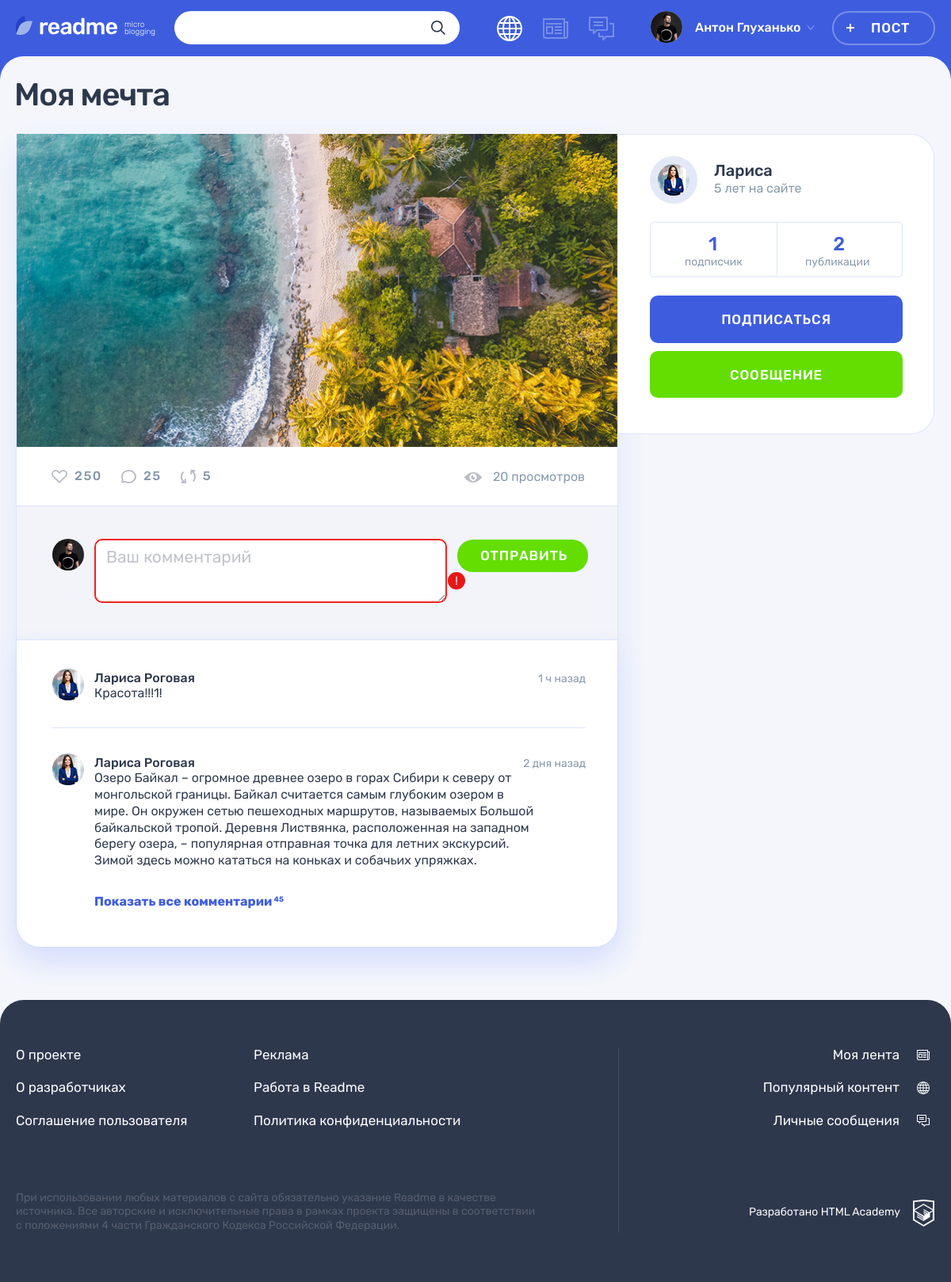
/post.php?id=2, run on the app's committed database.
### tables this page shows
CREATE TABLE IF NOT EXISTS posts (
id INT UNSIGNED AUTO_INCREMENT PRIMARY KEY,
author_id INT UNSIGNED,
post_type INT UNSIGNED,
dt_add DATETIME,
title VARCHAR(128),
content TEXT,
quote_author TEXT,
img_url VARCHAR(128),
youtube_url VARCHAR(128),
url VARCHAR(128),
view_count INT,
FOREIGN KEY (author_id) REFERENCES users(id)
ON UPDATE CASCADE
ON DELETE CASCADE,
FOREIGN KEY (post_type) REFERENCES content_types(id)
ON UPDATE CASCADE
ON DELETE CASCADE
);

CREATE TABLE IF NOT EXISTS users (
id INT UNSIGNED AUTO_INCREMENT PRIMARY KEY,
username VARCHAR(32) NOT NULL UNIQUE,
dt_add DATETIME,
email VARCHAR(128) NOT NULL UNIQUE,
password VARCHAR(64),
avatar VARCHAR(128)
);

### helpers.php (called while the page is built, shortened)
<?php
function get_noun_plural_form(int $number, string $one, string $two, string $many): string
{
    $number = (int)$number;
    $mod10 = $number % 10;
    $mod100 = $number % 100;
    switch (true) {
        case ($mod10 === 1):
            return $one;
        case ($mod10 >= 2 && $mod10 <= 4):
            return $two;
    }
}
function include_template($name, array $data = [])
{
    $name = 'templates/' . $name;
    extract($data);
    require $name;
    $result = ob_get_clean();
    return $result;
}

### functions.php (called while the page is built, shortened)
<?php
function secure_query(mysqli $con, string $sql, string $type, string $var): mysqli_result {
    $prepared_sql = mysqli_prepare($con, $sql);
    mysqli_stmt_bind_param($prepared_sql, $type, $var);
    mysqli_stmt_execute($prepared_sql);
    return mysqli_stmt_get_result($prepared_sql);
}

### templates/post-details.php (the view, shortened to what this page needs)
<!DOCTYPE html>
<html lang="ru">
<head>
  <link rel="stylesheet" href="css/main.css">
</head>
<body class="page">
<header class="header">
  <div class="header__wrapper container">
    <div class="header__logo-wrapper">
      <a class="header__logo-link" href="main.html">
        <img class="header__logo" src="img/logo.svg" alt="Логотип readme" width="128" height="24">
      </a>
      <p class="header__topic">
        micro blogging
      </p>
    </div>
    <form class="header__search-form form" action="#" method="get">
      <div class="header__search">
        <input class="header__search-input form__input" type="search">
        <button class="header__search-button button" type="submit">
          <svg class="header__search-icon" width="18" height="18">
            <use xlink:href="#icon-search"></use>
          </svg>
        </button>
      </div>
    </form>
    <div class="header__nav-wrapper">
      <nav class="header__nav">
        <ul class="header__my-nav">
          <li class="header__my-page header__my-page--popular">
            <a class="header__page-link header__page-link--active" title="Популярный контент">
            </a>
          </li>
          <li class="header__my-page header__my-page--feed">
            <a class="header__page-link" href="feed.html" title="Моя лента">
            </a>
          </li>
          <li class="header__my-page header__my-page--messages">
            <a class="header__page-link" href="messages.html" title="Личные сообщения">
            </a>
          </li>
        </ul>
        <ul class="header__user-nav">
          <li class="header__profile">
            <a class="header__profile-link" href="#">
              <div class="header__avatar-wrapper">
                <img class="header__profile-avatar" src="img/userpic-medium.jpg" alt="Аватар профиля">
              </div>
              <div class="header__profile-name">
                <span>Антон Глуханько</span>
                <svg class="header__link-arrow" width="10" height="6">
                  <use xlink:href="#icon-arrow-right-ad"></use>
                </svg>
              </div>
            </a>
          </li>
          <li>
            <a class="header__post-button button button--transparent" href="adding-post.html">Пост</a>
          </li>
        </ul>
      </nav>
    </div>
  </div>
</header>
<main class="page__main page__main--publication">
  <div class="container">
    <h1 class="page__title page__title--publication"><?=$post['title']?></h1>
    <section class="post-details">
      <div class="post-details__wrapper">
        <div class="post-details__main-block post post--details">
        <?php
            $post_content = include_template($post['type_class'].'-post.php', ['post' => $post]);
            print($post_content);
        ?>
          <div class="post__indicators">
            <div class="post__buttons">
              <a class="post__indicator post__indicator--likes button" href="#" title="Лайк">
                <svg class="post__indicator-icon" width="20" height="17">
                  <use xlink:href="#icon-heart"></use>
                </svg>
                <span>250</span>
              </a>
              <a class="post__indicator post__indicator--comments button" href="#" title="Комментарии">
                <svg class="post__indicator-icon" width="19" height="17">
                  <use xlink:href="#icon-comment"></use>
                </svg>
                <span>25</span>
              </a>
              <a class="post__indicator post__indicator--repost button" href="#" title="Репост">
                <svg class="post__indicator-icon" width="19" height="17">
                  <use xlink:href="#icon-repost"></use>
                </svg>
                <span>5</span>
              </a>
            </div>
            <span class="post__view"><?=$post['view_count']?> просмотров</span>
          </div>
          <div class="comments">
            <form class="comments__form form" action="#" method="post">
              <div class="comments__my-avatar">
                <img class="comments__picture" src="img/userpic-medium.jpg" alt="Аватар пользователя">
              </div>
              <div class="form__input-section form__input-section--error">
                <textarea class="comments__textarea form__textarea form__input" placeholder="Ваш комментарий"></textarea>
                <button class="form__error-button button" type="button">!</button>
              </div>
              <button class="comments__submit button button--green" type="submit">Отправить</button>
            </form>
            <div class="comments__list-wrapper">
              <ul class="comments__list">
                <li class="comments__item user">
                  <div class="comments__avatar">
                    <a class="user__avatar-link" href="#">
                      <img class="comments__picture" src="img/userpic-larisa.jpg" alt="Аватар пользователя">
                    </a>
                  </div>
                  <div class="comments__info">
                    <div class="comments__name-wrapper">
                      <a class="comments__user-name" href="#">
                        <span>Лариса Роговая</span>
                      </a>
                      <time class="comments__time" datetime="2019-03-20">1 ч назад</time>
                    </div>
                    <p class="comments__text">
                      Красота!!!1!
                    </p>
                  </div>
                </li>
                <li class="comments__item user">
                  <div class="comments__avatar">
                    <a class="user__avatar-link" href="#">
                      <img class="comments__picture" src="img/userpic-larisa.jpg" alt="Аватар пользователя">
                    </a>
                  </div>
                  <div class="comments__info">
                    <div class="comments__name-wrapper">
                      <a class="comments__user-name" href="#">
                        <span>Лариса Роговая</span>
                      </a>
                      <time class="comments__time" datetime="2019-03-18">2 дня назад</time>
                    </div>
                    <p class="comments__text">
                      Озеро Байкал – огромное древнее озеро в горах Сибири к северу от монгольской границы. Байкал считается самым глубоким озером в мире. Он окружен сетью пешеходных маршрутов, называемых Большой байкальской тропой. Деревня Листвянка, расположенная на западном берегу озера, – популярная отправная точка для летних экскурсий. Зимой здесь можно кататься на коньках и собачьих упряжках.
                    </p>
                  </div>
                </li>
              </ul>
              <a class="comments__more-link" href="#">
                <span>Показать все комментарии</span>
                <sup class="comments__amount">45</sup>
              </a>
            </div>
          </div>
        </div>
        <div class="post-details__user user">
          <div class="post-details__user-info user__info">
            <div class="post-details__avatar user__avatar">
              <a class="post-details__avatar-link user__avatar-link" href="#">
                <img class="post-details__picture user__picture" src="img/<?=$post['avatar']?>" alt="Аватар пользователя">
              </a>
            </div>
            <div class="post-details__name-wrapper user__name-wrapper">
              <a class="post-details__name user__name" href="#">
                <span><?= $post['username'] ?></span>
              </a>
              <time class="post-details__time user__time" datetime="2014-03-20">5 лет на сайте</time>
            </div>
          </div>
          <div class="post-details__rating user__rating">
            <p class="post-details__rating-item user__rating-item user__rating-item--subscribers">
              <span class="post-details__rating-amount user__rating-amount"><?= $author_followers_count ?></span>
              <span class="post-details__rating-text user__rating-text"><?= get_noun_plural_form($author_followers_count,'подписчик','подписчика','подписчиков'); ?></span>
            </p>
            <p class="post-details__rating-item user__rating-item user__rating-item--publications">
              <span class="post-details__rating-amount user__rating-amount"><?= $author_posts_count ?></span>
              <span class="post-details__rating-text user__rating-text"><?= get_noun_plural_form($author_posts_count,'публикация','публикации','публикаций'); ?></span>
            </p>
          </div>
          <div class="post-details__user-buttons user__buttons">
            <button class="user__button user__button--subscription button button--main" type="button">Подписаться</button>
            <a class="user__button user__button--writing button button--green" href="#">Сообщение</a>
          </div>
        </div>
      </div>
    </section>
  </div>
</main>
<footer class="footer">
  <div class="footer__wrapper">
    <div class="footer__container container">
      <div class="footer__site-info">
        <div class="footer__site-nav">
          <ul class="footer__info-pages">
            <li class="footer__info-page">
              <a class="footer__page-link" href="#">О проекте</a>
            </li>
            <li class="footer__info-page">
              <a class="footer__page-link" href="#">Реклама</a>
            </li>
            <li class="footer__info-page">
              <a class="footer__page-link" href="#">О разработчиках</a>
            </li>
            <li class="footer__info-page">
              <a class="footer__page-link" href="#">Работа в Readme</a>
            </li>
            <li class="footer__info-page">
              <a class="footer__page-link" href="#">Соглашение пользователя</a>
            </li>
            <li class="footer__info-page">
              <a class="footer__page-link" href="#">Политика конфиденциальности</a>
            </li>
          </ul>
        </div>
        <p class="footer__license">
          При использовании любых материалов с сайта обязательно указание Readme в качестве источника. Все авторские и исключительные права в рамках проекта защищены в соответствии с положениями 4 части Гражданского Кодекса Российской Федерации.
        </p>
      </div>
      <div class="footer__my-info">
        <ul class="footer__my-pages">
          <li class="footer__my-page footer__my-page--feed">
            <a class="footer__page-link" href="feed.html">Моя лента</a>
          </li>
          <li class="footer__my-page footer__my-page--popular">
            <a class="footer__page-link" href="popular.html">Популярный контент</a>
          </li>
          <li class="footer__my-page footer__my-page--messages">
            <a class="footer__page-link" href="messages.html">Личные сообщения</a>
          </li>
        </ul>
        <div class="footer__copyright">
          <a class="footer__copyright-link" href="https://htmlacademy.ru">
            <span>Разработано HTML Academy</span>
            <svg class="footer__copyright-logo" width="27" height="34">
              <use xlink:href="#icon-htmlacademy"></use>
            </svg>
          </a>
        </div>
      </div>
    </div>
  </div>
</footer>
</body>
</html>

### templates/photo-post.php
<div class="post-details__image-wrapper post-photo__image-wrapper">
    <img src="img/<?=$post['img_url'];?>" alt="Фото от пользователя" width="760" height="507">
</div>

### data on the page
posts: title "Моя мечта", img_url (picture), view_count "20", author.avatar (picture), author.username "Лариса"

### other printed values
$author_followers_count "1"
$author_posts_count "2"
